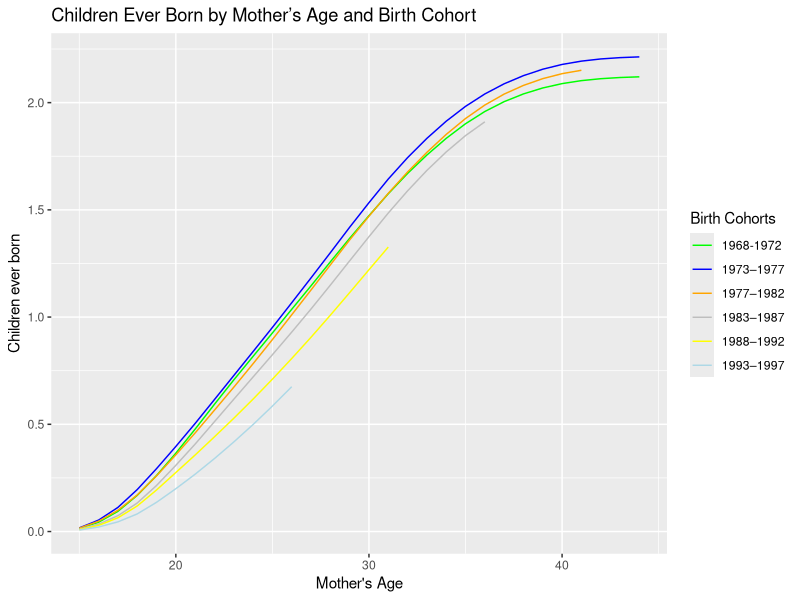

Recreate this plot in R.
# This file can be used to replicate figure 5
library(tidyverse)
library(dplyr)
library(here)
library(ggplot2)
library(haven)
library(tidyr)
library(sqldf)

# access token: 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

age_comp_pop <- read_dta(here::here("inputs/data/agecomp-seer.dta"))

age_comp_pop <- subset(age_comp_pop, select = -c(fem1519, fem2034, fem3544, stname))

age_comp_pop_grouped <- group_by(age_comp_pop, year) %>% summarise(across(everything(), sum))

age_comp_pop_grouped_start_with_fem <-
  select(age_comp_pop_grouped, starts_with("fem"))

fem_col_name <- colnames(age_comp_pop_grouped_start_with_fem)

age_comp_pop_long <- gather(age_comp_pop_grouped, mage, fem, fem_col_name)

age_comp_pop_long$mage <- gsub("^.{0,3}", "", age_comp_pop_long$mage)

age_comp_pop_long$mage <- as.numeric(as.character(age_comp_pop_long$mage))

age_comp_pop_long$cohort <- with(age_comp_pop_long, year - mage)
age_comp_pop_long$cohort2 <- ''

age_comp_pop_long$cohort2[age_comp_pop_long$cohort >= 1968 & age_comp_pop_long$cohort <= 1972] <- 1
age_comp_pop_long$cohort2[age_comp_pop_long$cohort >= 1973 & age_comp_pop_long$cohort <= 1977] <- 2
age_comp_pop_long$cohort2[age_comp_pop_long$cohort >= 1978 & age_comp_pop_long$cohort <= 1982] <- 3
age_comp_pop_long$cohort2[age_comp_pop_long$cohort >= 1983 & age_comp_pop_long$cohort <= 1987] <- 4
age_comp_pop_long$cohort2[age_comp_pop_long$cohort >= 1988 & age_comp_pop_long$cohort <= 1992] <- 5
age_comp_pop_long$cohort2[age_comp_pop_long$cohort >= 1993 & age_comp_pop_long$cohort <= 1997] <- 6
age_comp_pop_long <- subset(age_comp_pop_long, cohort2 != '')

names(age_comp_pop_long)[names(age_comp_pop_long) == 'fem'] <- 'pop'

age_comp_pop_long_group <- group_by(age_comp_pop_long, cohort2, mage) %>% summarise(pop_sum = sum(pop))

cohort_analysis <- read_dta(here::here("inputs/data/nchs_cohort_analysis.dta"))

merged_data <- merge(cohort_analysis, age_comp_pop_long_group, by = c("cohort2", "mage"))

merged_data$brate <- with(merged_data, numbirth/pop_sum*1000)

data_with_only_cohort_and_brate <- subset(merged_data, select = c(cohort2, brate, mage))

data_with_only_cohort_and_brate <- data_with_only_cohort_and_brate[order(data_with_only_cohort_and_brate$cohort2, data_with_only_cohort_and_brate$mage),]

data_with_only_cohort_and_brate$brate <- ave(data_with_only_cohort_and_brate$brate, data_with_only_cohort_and_brate$cohort2, FUN=cumsum)

data_with_only_cohort_and_brate_grouped <- group_by(data_with_only_cohort_and_brate, cohort2, mage) %>% summarise(cum_brate = sum(brate) / 1000)

names(data_with_only_cohort_and_brate_grouped)[names(data_with_only_cohort_and_brate_grouped) == 'cohort2'] <- 'cohort'

final_data_wide_format <- spread(data_with_only_cohort_and_brate_grouped, key = cohort, value = cum_brate,  sep = '')

data_with_cohort1 <- drop_na(final_data_wide_format, cohort1)
data_with_cohort2 <- drop_na(final_data_wide_format, cohort2)
data_with_cohort3 <- drop_na(final_data_wide_format, cohort3)
data_with_cohort4 <- drop_na(final_data_wide_format, cohort4)
data_with_cohort5 <- drop_na(final_data_wide_format, cohort5)
data_with_cohort6 <- drop_na(final_data_wide_format, cohort6)

ggplot() +
  geom_line(data = data_with_cohort1, aes(x = mage, y = cohort1, color = "1968-1972"))+
  geom_line(data = data_with_cohort2, aes(x = mage, y = cohort2, color = "1973–1977")) +
  geom_line(data = data_with_cohort3, aes(x = mage, y = cohort3, color = "1977–1982")) +
  geom_line(data = data_with_cohort4, aes(x = mage, y = cohort4, color = "1983–1987")) +
  geom_line(data = data_with_cohort5, aes(x = mage, y = cohort5, color = "1988–1992")) +
  geom_line(data = data_with_cohort6, aes(x = mage, y = cohort6, color = "1993–1997")) +
  scale_color_manual(name = "Birth Cohorts", 
                     values = c("1968-1972" = "green", 
                                "1973–1977" = "blue", 
                                "1977–1982" = "orange", 
                                "1983–1987" = "gray",
                                "1988–1992" = "yellow",
                                "1993–1997" = "lightblue"
                                )) +
  xlab("Mother's Age") + ylab("Children ever born") + 
  ggtitle("Children Ever Born by Mother’s Age and Birth Cohort")
